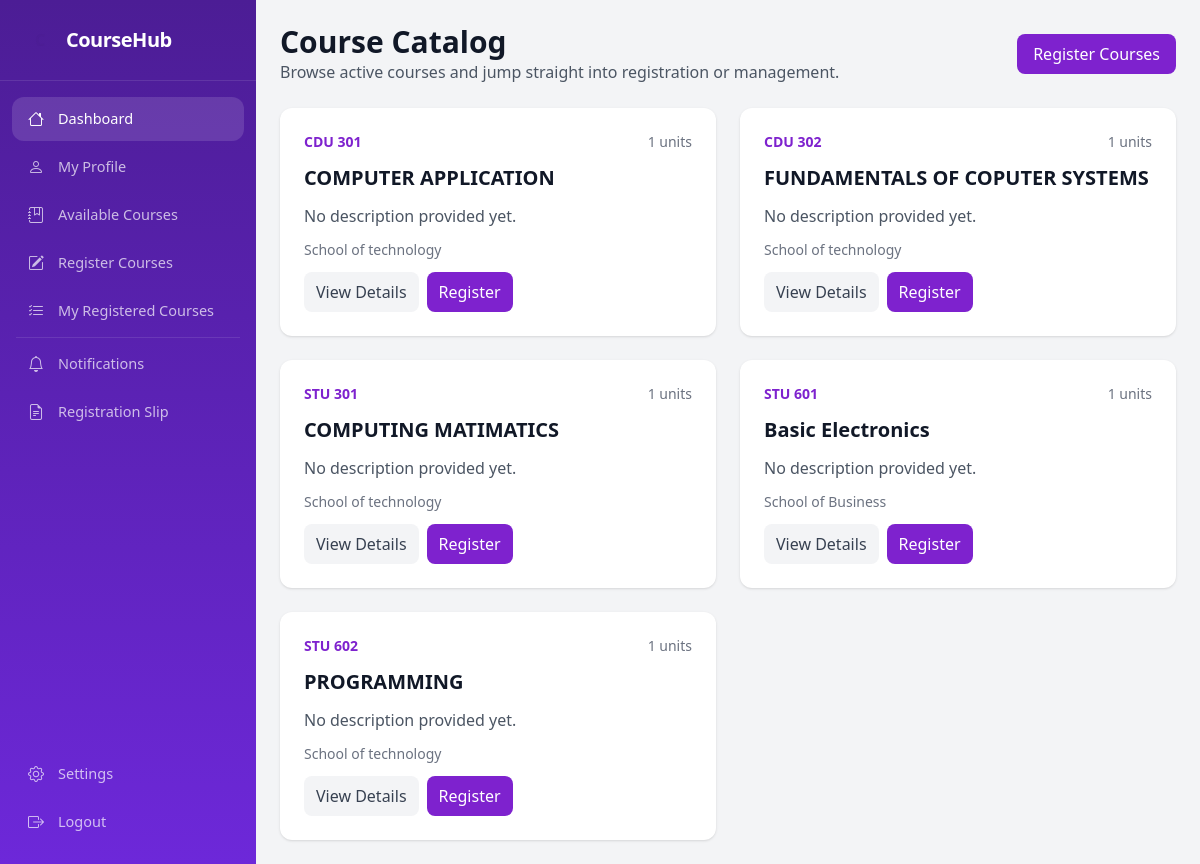
Screenshot of /courses/ (signed in) with the database file from the repository.
### courses/models.py (models this page shows, shortened)
class Course(models.Model):
    department = models.ForeignKey(
        Department,
        on_delete=models.CASCADE,
        related_name='courses',
        verbose_name='Department/School',
        help_text='Select the department or school offering this course.',
    )
    code = models.CharField(max_length=20, unique=True)
    title = models.CharField(max_length=200)
    description = models.TextField(blank=True)
    credit_hours = models.PositiveIntegerField(
        default=3,
        verbose_name='Units',
        help_text='Number of credit units for this course.',
    )
    semester = models.CharField(max_length=50, blank=True)
    is_active = models.BooleanField(default=True)
    created_at = models.DateTimeField(auto_now_add=True)
    class Meta:
        verbose_name_plural = 'Courses'

### departments/models.py (models this page shows, shortened)
class Department(models.Model):
    name = models.CharField(max_length=150, unique=True)
    code = models.CharField(max_length=20, unique=True)
    description = models.TextField(blank=True)
    created_at = models.DateTimeField(auto_now_add=True)
    class Meta:
        verbose_name_plural = 'Departments'

### courses/views.py (the view)
# urls.py: path('', views.course_list, name='course_list'),
@login_required
def course_list(request):
    courses = Course.objects.filter(is_active=True).order_by('code')
    return render(request, 'courses/course_list.html', {'courses': courses})

### templates/courses/course_list.html (shortened to what this page needs)
{% extends 'base.html' %}
{% block content %}
<div class="max-w-7xl mx-auto p-6">
    <div class="flex flex-col gap-3 md:flex-row md:items-center md:justify-between mb-6">
        <div>
            <h1 class="text-3xl font-bold">Course Catalog</h1>
            <p class="text-gray-600">Browse active courses and jump straight into registration or management.</p>
        </div>
        <div class="flex flex-wrap gap-3">
            {% if user.is_authenticated and not user.is_staff %}
                <a href="{% url 'register_courses' %}" class="bg-purple-700 text-white px-4 py-2 rounded-lg hover:bg-purple-600">Register Courses</a>
            {% endif %}
        </div>
    </div>
    {% if courses %}
        <div class="grid gap-6 md:grid-cols-2 xl:grid-cols-3">
            {% for course in courses %}
                <div class="bg-white rounded-xl shadow p-6 flex flex-col gap-3">
                    <div class="flex items-center justify-between gap-3">
                        <span class="text-sm font-semibold text-purple-700">{{ course.code }}</span>
                        <span class="text-sm text-gray-500">{{ course.credit_hours }} units</span>
                    </div>
                    <h3 class="text-xl font-semibold">{{ course.title }}</h3>
                    <p class="text-gray-600">{{ course.description|default:'No description provided yet.'|truncatewords:20 }}</p>
                    <div class="text-sm text-gray-500">{{ course.department.name|default:'Department not assigned' }}</div>
                    <div class="mt-auto flex flex-wrap gap-2">
                        <a href="{% url 'course_detail' course.id %}" class="bg-gray-100 text-gray-700 px-3 py-2 rounded-lg hover:bg-gray-200">View Details</a>
                        {% if user.is_authenticated and not user.is_staff %}
                            <a href="{% url 'register_courses' %}" class="bg-purple-700 text-white px-3 py-2 rounded-lg hover:bg-purple-600">Register</a>
                        {% endif %}
                    </div>
                </div>
            {% endfor %}
        </div>
    {% else %}
        <div class="bg-white rounded-xl shadow p-6 text-gray-500">No active courses are available at the moment.</div>
    {% endif %}
</div>
{% endblock %}

### rows the page displays
Course: code "CDU 301", credit_hours "1", title "COMPUTER APPLICATION", description "No description provided yet.", department.name "School of technology"
Course: code "CDU 302", credit_hours "1", title "FUNDAMENTALS OF COPUTER SYSTEMS", description "No description provided yet.", department.name "School of technology"
Course: code "STU 301", credit_hours "1", title "COMPUTING MATIMATICS", description "No description provided yet.", department.name "School of technology"
Course: code "STU 601", credit_hours "1", title "Basic Electronics", description "No description provided yet.", department.name "School of Business"
Course: code "STU 602", credit_hours "1", title "PROGRAMMING", description "No description provided yet.", department.name "School of technology"
